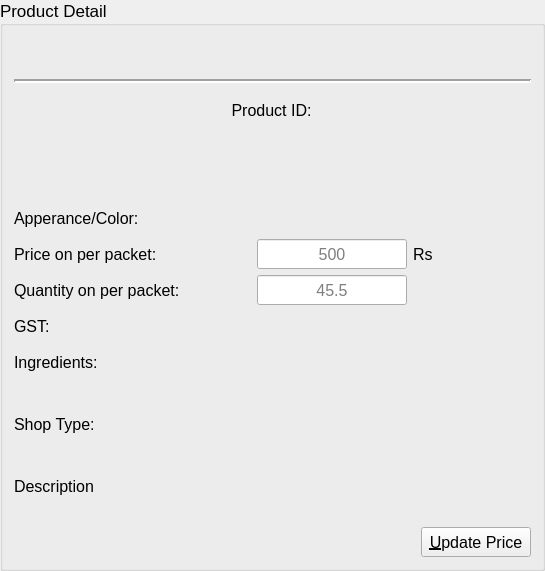
        <widget class="QGroupBox" name="productDetailBox">
         <property name="font">
          <font>
           <pointsize>13</pointsize>
          </font>
         </property>
         <property name="title">
          <string>Product Detail</string>
         </property>
         <layout class="QGridLayout" name="gridLayout_2">
          <item row="6" column="4" colspan="2">
           <widget class="QLabel" name="label_10">
            <property name="sizePolicy">
             <sizepolicy hsizetype="Fixed" vsizetype="Preferred">
              <horstretch>0</horstretch>
              <verstretch>0</verstretch>
             </sizepolicy>
            </property>
            <property name="minimumSize">
             <size>
              <width>70</width>
              <height>30</height>
             </size>
            </property>
            <property name="maximumSize">
             <size>
              <width>70</width>
              <height>30</height>
             </size>
            </property>
            <property name="font">
             <font>
              <pointsize>12</pointsize>
              <underline>false</underline>
              <strikeout>false</strikeout>
             </font>
            </property>
            <property name="text">
             <string>Rs</string>
            </property>
            <property name="alignment">
             <set>Qt::AlignLeading|Qt::AlignLeft|Qt::AlignVCenter</set>
            </property>
            <property name="wordWrap">
             <bool>true</bool>
            </property>
           </widget>
          </item>
          <item row="7" column="0" colspan="2">
           <widget class="QLabel" name="label_11">
            <property name="sizePolicy">
             <sizepolicy hsizetype="Preferred" vsizetype="Fixed">
              <horstretch>0</horstretch>
              <verstretch>0</verstretch>
             </sizepolicy>
            </property>
            <property name="minimumSize">
             <size>
              <width>200</width>
              <height>30</height>
             </size>
            </property>
            <property name="maximumSize">
             <size>
              <width>16777215</width>
              <height>30</height>
             </size>
            </property>
            <property name="font">
             <font>
              <pointsize>12</pointsize>
              <underline>false</underline>
              <strikeout>false</strikeout>
             </font>
            </property>
            <property name="text">
             <string>Quantity on per packet:</string>
            </property>
            <property name="alignment">
             <set>Qt::AlignLeading|Qt::AlignLeft|Qt::AlignVCenter</set>
            </property>
            <property name="wordWrap">
             <bool>true</bool>
            </property>
           </widget>
          </item>
          <item row="0" column="0" colspan="6">
           <widget class="QLabel" name="pTypeLabel">
            <property name="sizePolicy">
             <sizepolicy hsizetype="Preferred" vsizetype="Fixed">
              <horstretch>0</horstretch>
              <verstretch>0</verstretch>
             </sizepolicy>
            </property>
            <property name="minimumSize">
             <size>
              <width>0</width>
              <height>30</height>
             </size>
            </property>
            <property name="maximumSize">
             <size>
              <width>16777215</width>
              <height>30</height>
             </size>
            </property>
            <property name="font">
             <font>
              <pointsize>12</pointsize>
              <underline>true</underline>
              <strikeout>false</strikeout>
             </font>
            </property>
            <property name="toolTip">
             <string>Product type</string>
            </property>
            <property name="text">
             <string/>
            </property>
            <property name="alignment">
             <set>Qt::AlignCenter</set>
            </property>
            <property name="wordWrap">
             <bool>true</bool>
            </property>
           </widget>
          </item>
          <item row="1" column="0" colspan="6">
           <widget class="Line" name="line_3">
            <property name="minimumSize">
             <size>
              <width>0</width>
              <height>16</height>
             </size>
            </property>
            <property name="maximumSize">
             <size>
              <width>16777215</width>
              <height>16</height>
             </size>
            </property>
            <property name="lineWidth">
             <number>2</number>
            </property>
            <property name="orientation">
             <enum>Qt::Horizontal</enum>
            </property>
           </widget>
          </item>
          <item row="2" column="0">
           <spacer name="horizontalSpacer">
            <property name="orientation">
             <enum>Qt::Horizontal</enum>
            </property>
            <property name="sizeHint" stdset="0">
             <size>
              <width>152</width>
              <height>20</height>
             </size>
            </property>
           </spacer>
          </item>
          <item row="2" column="1" colspan="2">
           <widget class="QLabel" name="IDLabel">
            <property name="sizePolicy">
             <sizepolicy hsizetype="Preferred" vsizetype="Fixed">
              <horstretch>0</horstretch>
              <verstretch>0</verstretch>
             </sizepolicy>
            </property>
            <property name="minimumSize">
             <size>
              <width>0</width>
              <height>30</height>
             </size>
            </property>
            <property name="maximumSize">
             <size>
              <width>16777215</width>
              <height>30</height>
             </size>
            </property>
            <property name="font">
             <font>
              <pointsize>12</pointsize>
              <underline>false</underline>
              <strikeout>false</strikeout>
             </font>
            </property>
            <property name="text">
             <string>Product ID:</string>
            </property>
            <property name="alignment">
             <set>Qt::AlignCenter</set>
            </property>
            <property name="wordWrap">
             <bool>true</bool>
            </property>
           </widget>
          </item>
          <item row="2" column="3" colspan="2">
           <widget class="QLabel" name="pidLabel">
            <property name="sizePolicy">
             <sizepolicy hsizetype="Preferred" vsizetype="Fixed">
              <horstretch>0</horstretch>
              <verstretch>0</verstretch>
             </sizepolicy>
            </property>
            <property name="minimumSize">
             <size>
              <width>0</width>
              <height>30</height>
             </size>
            </property>
            <property name="maximumSize">
             <size>
              <width>16777215</width>
              <height>30</height>
             </size>
            </property>
            <property name="font">
             <font>
              <pointsize>12</pointsize>
              <weight>75</weight>
              <bold>true</bold>
              <underline>false</underline>
              <strikeout>false</strikeout>
             </font>
            </property>
            <property name="toolTip">
             <string>Product id text</string>
            </property>
            <property name="text">
             <string/>
            </property>
            <property name="alignment">
             <set>Qt::AlignCenter</set>
            </property>
            <property name="wordWrap">
             <bool>true</bool>
            </property>
           </widget>
          </item>
          <item row="2" column="5">
           <spacer name="horizontalSpacer_2">
            <property name="orientation">
             <enum>Qt::Horizontal</enum>
            </property>
            <property name="sizeHint" stdset="0">
             <size>
              <width>110</width>
              <height>20</height>
             </size>
            </property>
           </spacer>
          </item>
          <item row="3" column="0" colspan="6">
           <widget class="QLabel" name="pNameLabel">
            <property name="sizePolicy">
             <sizepolicy hsizetype="Preferred" vsizetype="Fixed">
              <horstretch>0</horstretch>
              <verstretch>0</verstretch>
             </sizepolicy>
            </property>
            <property name="minimumSize">
             <size>
              <width>0</width>
              <height>30</height>
             </size>
            </property>
            <property name="maximumSize">
             <size>
              <width>16777215</width>
              <height>30</height>
             </size>
            </property>
            <property name="font">
             <font>
              <pointsize>12</pointsize>
              <weight>75</weight>
              <bold>true</bold>
              <underline>false</underline>
              <strikeout>false</strikeout>
             </font>
            </property>
            <property name="toolTip">
             <string>Product Name</string>
            </property>
            <property name="text">
             <string/>
            </property>
            <property name="alignment">
             <set>Qt::AlignCenter</set>
            </property>
            <property name="wordWrap">
             <bool>true</bool>
            </property>
           </widget>
          </item>
          <item row="4" column="0" colspan="6">
           <widget class="QLabel" name="bNameLabel">
            <property name="sizePolicy">
             <sizepolicy hsizetype="Preferred" vsizetype="Fixed">
              <horstretch>0</horstretch>
              <verstretch>0</verstretch>
             </sizepolicy>
            </property>
            <property name="minimumSize">
             <size>
              <width>0</width>
              <height>30</height>
             </size>
            </property>
            <property name="maximumSize">
             <size>
              <width>16777215</width>
              <height>30</height>
             </size>
            </property>
            <property name="font">
             <font>
              <pointsize>12</pointsize>
              <underline>false</underline>
              <strikeout>false</strikeout>
             </font>
            </property>
            <property name="toolTip">
             <string>Product brand name</string>
            </property>
            <property name="text">
             <string/>
            </property>
            <property name="alignment">
             <set>Qt::AlignCenter</set>
            </property>
            <property name="wordWrap">
             <bool>true</bool>
            </property>
           </widget>
          </item>
          <item row="5" column="2" colspan="4">
           <widget class="QLabel" name="colorLabel">
            <property name="sizePolicy">
             <sizepolicy hsizetype="Preferred" vsizetype="Fixed">
              <horstretch>0</horstretch>
              <verstretch>0</verstretch>
             </sizepolicy>
            </property>
            <property name="minimumSize">
             <size>
              <width>0</width>
              <height>30</height>
             </size>
            </property>
            <property name="maximumSize">
             <size>
              <width>16777215</width>
              <height>30</height>
             </size>
            </property>
            <property name="font">
             <font>
              <pointsize>12</pointsize>
              <underline>false</underline>
              <strikeout>false</strikeout>
             </font>
            </property>
            <property name="toolTip">
             <string>product apperance or color</string>
            </property>
            <property name="text">
             <string/>
            </property>
            <property name="alignment">
             <set>Qt::AlignLeading|Qt::AlignLeft|Qt::AlignVCenter</set>
            </property>
            <property name="wordWrap">
             <bool>true</bool>
            </property>
           </widget>
          </item>
          <item row="6" column="0" colspan="2">
           <widget class="QLabel" name="label_9">
            <property name="sizePolicy">
             <sizepolicy hsizetype="Preferred" vsizetype="Fixed">
              <horstretch>0</horstretch>
              <verstretch>0</verstretch>
             </sizepolicy>
            </property>
            <property name="minimumSize">
             <size>
              <width>200</width>
              <height>30</height>
             </size>
            </property>
            <property name="maximumSize">
             <size>
              <width>16777215</width>
              <height>30</height>
             </size>
            </property>
            <property name="font">
             <font>
              <pointsize>12</pointsize>
              <underline>false</underline>
              <strikeout>false</strikeout>
             </font>
            </property>
            <property name="text">
             <string>Price on per packet:</string>
            </property>
            <property name="alignment">
             <set>Qt::AlignLeading|Qt::AlignLeft|Qt::AlignVCenter</set>
            </property>
            <property name="wordWrap">
             <bool>true</bool>
            </property>
           </widget>
          </item>
          <item row="6" column="2" colspan="2">
           <widget class="QLineEdit" name="priceEdit">
            <property name="sizePolicy">
             <sizepolicy hsizetype="Preferred" vsizetype="Fixed">
              <horstretch>0</horstretch>
              <verstretch>0</verstretch>
             </sizepolicy>
            </property>
            <property name="minimumSize">
             <size>
              <width>150</width>
              <height>30</height>
             </size>
            </property>
            <property name="maximumSize">
             <size>
              <width>16777215</width>
              <height>30</height>
             </size>
            </property>
            <property name="font">
             <font>
              <pointsize>12</pointsize>
             </font>
            </property>
            <property name="toolTip">
             <string>price of product</string>
            </property>
            <property name="inputMethodHints">
             <set>Qt::ImhNone</set>
            </property>
            <property name="alignment">
             <set>Qt::AlignCenter</set>
            </property>
            <property name="placeholderText">
             <string>500</string>
            </property>
           </widget>
          </item>
          <item row="7" column="2" colspan="2">
           <widget class="QLineEdit" name="quantityEdit">
            <property name="sizePolicy">
             <sizepolicy hsizetype="Preferred" vsizetype="Fixed">
              <horstretch>0</horstretch>
              <verstretch>0</verstretch>
             </sizepolicy>
            </property>
            <property name="minimumSize">
             <size>
              <width>0</width>
              <height>30</height>
             </size>
            </property>
            <property name="maximumSize">
             <size>
              <width>16777215</width>
              <height>30</height>
             </size>
            </property>
            <property name="font">
             <font>
              <pointsize>12</pointsize>
             </font>
            </property>
            <property name="toolTip">
             <string>quantity on per pack of product</string>
            </property>
            <property name="alignment">
             <set>Qt::AlignCenter</set>
            </property>
            <property name="placeholderText">
             <string>45.5</string>
            </property>
           </widget>
          </item>
          <item row="7" column="4" colspan="2">
           <widget class="QLabel" name="kgLabel">
            <property name="sizePolicy">
             <sizepolicy hsizetype="Fixed" vsizetype="Preferred">
              <horstretch>0</horstretch>
              <verstretch>0</verstretch>
             </sizepolicy>
            </property>
            <property name="minimumSize">
             <size>
              <width>70</width>
              <height>30</height>
             </size>
            </property>
            <property name="maximumSize">
             <size>
              <width>70</width>
              <height>30</height>
             </size>
            </property>
            <property name="font">
             <font>
              <pointsize>12</pointsize>
              <underline>false</underline>
              <strikeout>false</strikeout>
             </font>
            </property>
            <property name="text">
             <string/>
            </property>
            <property name="alignment">
             <set>Qt::AlignLeading|Qt::AlignLeft|Qt::AlignVCenter</set>
            </property>
            <property name="wordWrap">
             <bool>true</bool>
            </property>
           </widget>
          </item>
          <item row="10" column="0">
           <spacer name="verticalSpacer">
            <property name="orientation">
             <enum>Qt::Vertical</enum>
            </property>
            <property name="sizeHint" stdset="0">
             <size>
              <width>20</width>
              <height>20</height>
             </size>
            </property>
           </spacer>
          </item>
          <item row="9" column="0" colspan="2">
           <widget class="QLabel" name="iLabel">
            <property name="sizePolicy">
             <sizepolicy hsizetype="Preferred" vsizetype="Fixed">
              <horstretch>0</horstretch>
              <verstretch>0</verstretch>
             </sizepolicy>
            </property>
            <property name="minimumSize">
             <size>
              <width>200</width>
              <height>30</height>
             </size>
            </property>
            <property name="maximumSize">
             <size>
              <width>16777215</width>
              <height>30</height>
             </size>
            </property>
            <property name="font">
             <font>
              <pointsize>12</pointsize>
              <underline>false</underline>
              <strikeout>false</strikeout>
             </font>
            </property>
            <property name="text">
             <string>Ingredients:</string>
            </property>
            <property name="alignment">
             <set>Qt::AlignLeading|Qt::AlignLeft|Qt::AlignVCenter</set>
            </property>
            <property name="wordWrap">
             <bool>true</bool>
            </property>
           </widget>
          </item>
          <item row="11" column="0" colspan="2">
           <widget class="QLabel" name="stLabel">
            <property name="sizePolicy">
             <sizepolicy hsizetype="Preferred" vsizetype="Fixed">
              <horstretch>0</horstretch>
              <verstretch>0</verstretch>
             </sizepolicy>
            </property>
            <property name="minimumSize">
             <size>
              <width>200</width>
              <height>30</height>
             </size>
            </property>
            <property name="maximumSize">
             <size>
              <width>16777215</width>
              <height>30</height>
             </size>
            </property>
            <property name="font">
             <font>
              <pointsize>12</pointsize>
              <underline>false</underline>
              <strikeout>false</strikeout>
             </font>
            </property>
            <property name="text">
             <string>Shop Type:</string>
            </property>
            <property name="alignment">
             <set>Qt::AlignLeading|Qt::AlignLeft|Qt::AlignVCenter</set>
            </property>
            <property name="wordWrap">
             <bool>true</bool>
            </property>
           </widget>
          </item>
          <item row="11" column="2" rowspan="2" colspan="4">
           <widget class="QLabel" name="shopLabel">
            <property name="sizePolicy">
             <sizepolicy hsizetype="Preferred" vsizetype="Preferred">
              <horstretch>0</horstretch>
              <verstretch>0</verstretch>
             </sizepolicy>
            </property>
            <property name="minimumSize">
             <size>
              <width>0</width>
              <height>50</height>
             </size>
            </property>
            <property name="maximumSize">
             <size>
              <width>16777215</width>
              <height>50</height>
             </size>
            </property>
            <property name="font">
             <font>
              <pointsize>12</pointsize>
              <underline>false</underline>
              <strikeout>false</strikeout>
             </font>
            </property>
            <property name="toolTip">
             <string>shop type from where product is brought by dairy</string>
            </property>
            <property name="text">
             <string/>
            </property>
            <property name="alignment">
             <set>Qt::AlignLeading|Qt::AlignLeft|Qt::AlignTop</set>
            </property>
            <property name="wordWrap">
             <bool>true</bool>
            </property>
           </widget>
          </item>
          <item row="12" column="0">
           <spacer name="verticalSpacer_2">
            <property name="orientation">
             <enum>Qt::Vertical</enum>
            </property>
            <property name="sizeHint" stdset="0">
             <size>
              <width>20</width>
              <height>20</height>
             </size>
            </property>
           </spacer>
          </item>
          <item row="15" column="0" colspan="4">
           <spacer name="horizontalSpacer_3">
            <property name="orientation">
             <enum>Qt::Horizontal</enum>
            </property>
            <property name="sizeHint" stdset="0">
             <size>
              <width>353</width>
              <height>20</height>
             </size>
            </property>
           </spacer>
          </item>
          <item row="15" column="5">
           <widget class="QPushButton" name="updateButton">
            <property name="sizePolicy">
             <sizepolicy hsizetype="Preferred" vsizetype="Fixed">
              <horstretch>0</horstretch>
              <verstretch>0</verstretch>
             </sizepolicy>
            </property>
            <property name="minimumSize">
             <size>
              <width>0</width>
              <height>30</height>
             </size>
            </property>
            <property name="maximumSize">
             <size>
              <width>16777215</width>
              <height>30</height>
             </size>
            </property>
            <property name="font">
             <font>
              <pointsize>12</pointsize>
             </font>
            </property>
            <property name="cursor">
             <cursorShape>PointingHandCursor</cursorShape>
            </property>
            <property name="toolTip">
             <string>Update quantity and price of product</string>
            </property>
            <property name="text">
             <string>&amp;Update Price</string>
            </property>
           </widget>
          </item>
          <item row="8" column="0">
           <widget class="QLabel" name="label_2">
            <property name="sizePolicy">
             <sizepolicy hsizetype="Preferred" vsizetype="Fixed">
              <horstretch>0</horstretch>
              <verstretch>0</verstretch>
             </sizepolicy>
            </property>
            <property name="minimumSize">
             <size>
              <width>0</width>
              <height>30</height>
             </size>
            </property>
            <property name="maximumSize">
             <size>
              <width>16777215</width>
              <height>30</height>
             </size>
            </property>
            <property name="font">
             <font>
              <pointsize>12</pointsize>
             </font>
            </property>
            <property name="text">
             <string>GST:</string>
            </property>
            <property name="wordWrap">
             <bool>true</bool>
            </property>
           </widget>
          </item>
          <item row="8" column="2" colspan="4">
           <widget class="QLabel" name="gstLabel">
            <property name="minimumSize">
             <size>
              <width>0</width>
              <height>30</height>
             </size>
            </property>
            <property name="maximumSize">
             <size>
              <width>16777215</width>
              <height>30</height>
             </size>
            </property>
            <property name="font">
             <font>
              <pointsize>12</pointsize>
             </font>
            </property>
            <property name="text">
             <string/>
            </property>
            <property name="wordWrap">
             <bool>true</bool>
            </property>
           </widget>
          </item>
          <item row="9" column="2" rowspan="2" colspan="4">
           <widget class="QLabel" name="ingLabel">
            <property name="sizePolicy">
             <sizepolicy hsizetype="Preferred" vsizetype="Preferred">
              <horstretch>0</horstretch>
              <verstretch>0</verstretch>
             </sizepolicy>
            </property>
            <property name="minimumSize">
             <size>
              <width>0</width>
              <height>50</height>
             </size>
            </property>
            <property name="maximumSize">
             <size>
              <width>16777215</width>
              <height>50</height>
             </size>
            </property>
            <property name="font">
             <font>
              <pointsize>12</pointsize>
              <underline>false</underline>
              <strikeout>false</strikeout>
             </font>
            </property>
            <property name="toolTip">
             <string>product  ingredients</string>
            </property>
            <property name="text">
             <string/>
            </property>
            <property name="alignment">
             <set>Qt::AlignLeading|Qt::AlignLeft|Qt::AlignTop</set>
            </property>
            <property name="wordWrap">
             <bool>true</bool>
            </property>
           </widget>
          </item>
          <item row="13" column="0">
           <widget class="QLabel" name="label_3">
            <property name="minimumSize">
             <size>
              <width>0</width>
              <height>30</height>
             </size>
            </property>
            <property name="maximumSize">
             <size>
              <width>16777215</width>
              <height>30</height>
             </size>
            </property>
            <property name="font">
             <font>
              <pointsize>12</pointsize>
             </font>
            </property>
            <property name="text">
             <string>Description</string>
            </property>
            <property name="wordWrap">
             <bool>true</bool>
            </property>
           </widget>
          </item>
          <item row="13" column="1" rowspan="2" colspan="5">
           <widget class="QLabel" name="descLabel">
            <property name="font">
             <font>
              <pointsize>11</pointsize>
             </font>
            </property>
            <property name="text">
             <string/>
            </property>
            <property name="alignment">
             <set>Qt::AlignLeading|Qt::AlignLeft|Qt::AlignTop</set>
            </property>
            <property name="wordWrap">
             <bool>true</bool>
            </property>
           </widget>
          </item>
          <item row="14" column="0">
           <spacer name="verticalSpacer_4">
            <property name="orientation">
             <enum>Qt::Vertical</enum>
            </property>
            <property name="sizeHint" stdset="0">
             <size>
              <width>20</width>
              <height>20</height>
             </size>
            </property>
           </spacer>
          </item>
          <item row="5" column="0" colspan="2">
           <widget class="QLabel" name="acNameLabel">
            <property name="sizePolicy">
             <sizepolicy hsizetype="Preferred" vsizetype="Fixed">
              <horstretch>0</horstretch>
              <verstretch>0</verstretch>
             </sizepolicy>
            </property>
            <property name="minimumSize">
             <size>
              <width>200</width>
              <height>30</height>
             </size>
            </property>
            <property name="maximumSize">
             <size>
              <width>16777215</width>
              <height>30</height>
             </size>
            </property>
            <property name="font">
             <font>
              <pointsize>12</pointsize>
              <underline>false</underline>
              <strikeout>false</strikeout>
             </font>
            </property>
            <property name="text">
             <string>Apperance/Color:</string>
            </property>
            <property name="alignment">
             <set>Qt::AlignLeading|Qt::AlignLeft|Qt::AlignVCenter</set>
            </property>
            <property name="wordWrap">
             <bool>true</bool>
            </property>
           </widget>
          </item>
         </layout>
        </widget>
